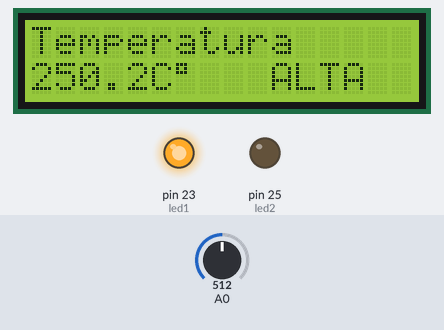
Simulated run of this sketch. Board: Arduino Mega 2560, built with avr-gcc and run on an emulated ATmega2560. Parts: 16×2 character LCD, output pins drawn as LEDs (lit = HIGH). The test bench sets the inputs (shaded band); at power-on: A0 = 512.

Above: at 1.2 s.
1.3 s: A0 set to 75
At 2.5 s:
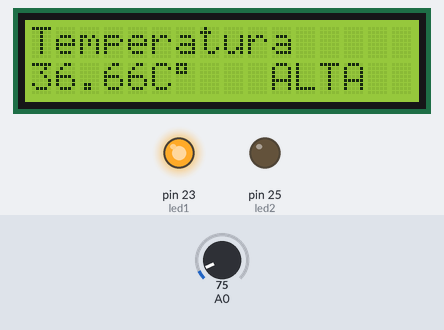
3.0 s: A0 set to 67
At 4.1 s:
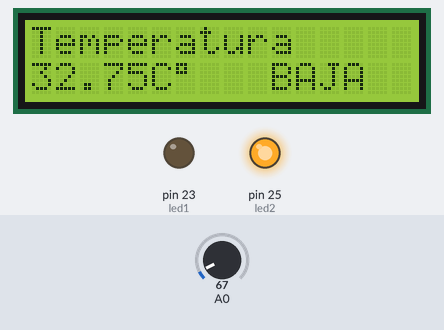
4.5 s: A0 set to 25
At 5.6 s:
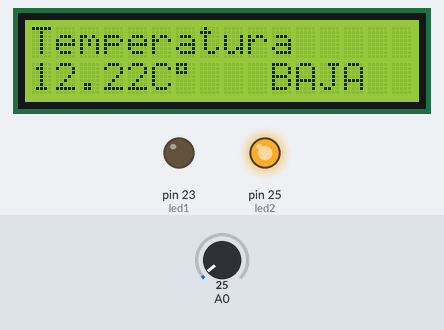
Timing chart, 0 to 7.5 s (numbered marks = the images above; inputs shaded):
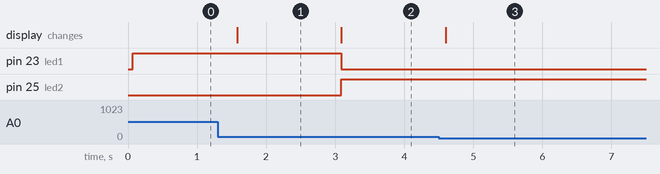

The sketch:

lab_1_temperatura.ino
```cpp
#include <LiquidCrystal.h>
LiquidCrystal lcd(22, 24, 26, 28, 30, 32);

float centigrados(){// Funcion para convertir a centigrados
  int dato;
  float c; // Declaracion de variables
  dato=analogRead(A0); // Lectura del puerto A0 y se iguala a la variable
  c = (500.0 * dato)/1023; // Formula de Conversion de analogo a digital
  return(c); // Retorna el valor Convertido
}

int led1= 23; //Declaracion de variables para los led
int led2= 25;
void setup() {


  lcd.begin(16,2);// se define la LCD
  lcd.setCursor(0,0);// Pposicion de los caracteres
  lcd.print("Temperatura");// imprime en la LCD para mantenerse estatico

  pinMode(led1,OUTPUT); // Declaracion de pines de salida
  pinMode(led2,OUTPUT);
}

void loop() {

  float grados = centigrados(); // Se declara vaiable y se iguala a la funcion
  lcd.setCursor(0,1);
  lcd.print(grados); // muestra el valor que entraga la funcion
  lcd.setCursor(5,1);
  lcd.print("C");
  lcd.print((char)223); // para mostrar el simbolo de grados

  if (grados > 35){
   digitalWrite(led1,HIGH);
   digitalWrite(led2,LOW);
   lcd.setCursor(10,1);
  lcd.print("ALTA");
  }else{
    digitalWrite(led2,HIGH);
    digitalWrite(led1,LOW);
    lcd.setCursor(10,1);
    lcd.print("BAJA");
  }
  delay(300);
}
```

Measured:
- the behaviour switches between 72 and 71 on A0 (found by bisection; images 1 and 2)
- after the input at 1.3 s, the display: changes after 0.28 s (image 1)
- after the input at 3.0 s, pin 23 (led1): HIGH → LOW after 0.09 s; pin 25 (led2): LOW → HIGH after 0.09 s; the display: changes after 0.09 s (image 2)
- after the input at 4.5 s, the display: changes after 0.10 s (image 3)
